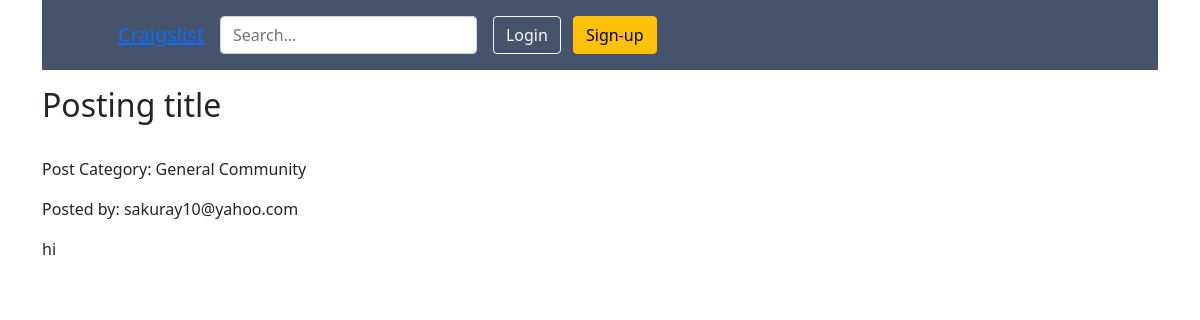
/2, run on the app's committed database.
### tables this page shows
CREATE TABLE posts (
    id INTEGER PRIMARY KEY AUTOINCREMENT,
    created TIMESTAMP NOT NULL DEFAULT CURRENT_TIMESTAMP,
    option TEXT NOT NULL,
    email TEXT NOT NULL,
    title TEXT NOT NULL,
    content TEXT NOT NULL
);

### app.py (the view)
@app.route('/<int:post_id>')
def post(post_id):
    post = get_post(post_id)
    return render_template('post.html', post=post)

### app.py (called while the page is built)
def get_db_connection():
    conn = sqlite3.connect('database.db')
    conn.row_factory = sqlite3.Row
    return conn

def get_post(post_id):
    conn = get_db_connection()
    post = conn.execute('SELECT * FROM posts WHERE id = ?',
                        (post_id,)).fetchone()
    conn.close()
    if post is None:
        abort(404)
    return post

### templates/post.html (shortened to what this page needs)
<!DOCTYPE html>
<html lang="en">
{% extends 'base.html' %}
{% block content %}
    <h2>{% block title %} {{ post['title'] }} {% endblock %}</h2>
    <span class="badge badge-primary">{{ post['created'] }}</span>
    <p>Post Category: {{ post['option'] }}</p>
    <p>Posted by: {{ post['email'] }}</p>
    <p>{{ post['content'] }}</p>
{% endblock %}

### data on the page
posts: title "Posting title", option "General Community", email "sakuray10@yahoo.com", content "hi"
